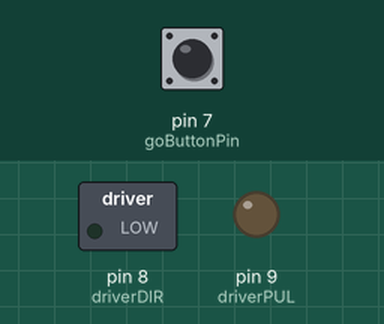
A sketch run on a simulated Arduino Uno, built with avr-gcc and run on an emulated ATmega328P. On the bench: switched loads named in the sketch (green lamp = pin HIGH), output pins drawn as LEDs (lit = HIGH). The inputs (shaded band) are chosen by the test bench; at power-on: pin 7 (goButtonPin) LOW.

Above: at 1.2 s.
1.3 s: pin 7 (goButtonPin) pulled HIGH for 0.15 s
At 1.8 s:
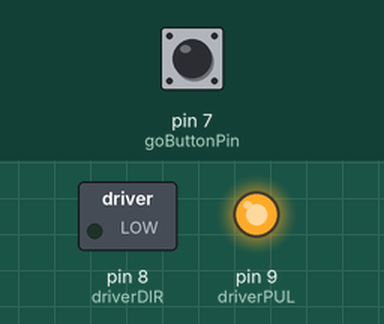
4.3 s: pin 7 (goButtonPin) pulled HIGH for 1 s
At 5.1 s:
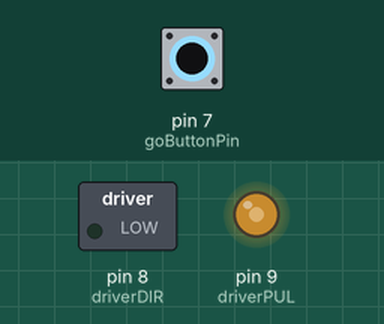
Timing chart, 0 to 7.3 s (numbered marks = the images above; inputs shaded):
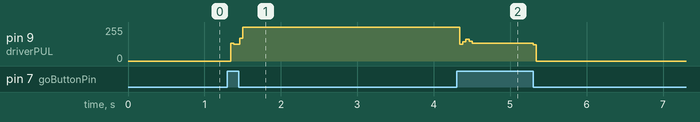

The sketch:

cart_acceleration_test.ino
```cpp
/**
 * Script to send acceleration signal to cart.
 * Calculates cart acceleration from sin curve.
 * Converts cart acceleration to angular acceleration of stepper motor.
 * Continously integrates angular acceleration to find instantaneous angular velocity.
 * Finds stepper timings from angular velocity.
 *
 * @author Will Martin
 */

 // stepper pins
#define driverPUL 9 // pulse pin
#define driverDIR 8 // direction pin

// switch pins
#define goButtonPin 7

// switch state
int goButtonState = 0;

// steps per revolution
// 1.8 deg per step = 200 steps per revolution
const double motorStepsPerRev = 200;
const double micoStepSetting = 2;
const double stepsPerRev = motorStepsPerRev * micoStepSetting;
const double pulleyDiameter = .025;

// pendulum system state values
double xDDot = 0.0;

// stepper motor state values
double angularVel = 0.0;
double prevAngularVel = 0.0;
double angularAccel = 0.0;

// stepper motor delay time
double secPerStep = 0.0;

// timings
unsigned long motorUpdateTime = micros();
unsigned long sinSignalUpdateTime = micros();
unsigned long integrationTime = micros();

// input acceleration signal parameters
const double sinSignalUpdateFrequency = 1000; // Hz
const double sinAmplitude = 0.5;
const double sinFrequency = 5;

// stepper pulse
bool highlow = true;

// stepper direction
bool cw = true;

void setup() {
  Serial.begin(9600);

  // setup stepper
  pinMode (driverPUL, OUTPUT);
  pinMode (driverDIR, OUTPUT);
  digitalWrite(driverDIR, LOW); // LOW=CW

  // setup switch
  pinMode(goButtonPin, INPUT);
}

void loop() {
  // get switch state
  goButtonState = digitalRead(goButtonPin);

  if (goButtonState==HIGH) {

    // drive motor
    if (microsecondsToSeconds((double) (micros()-motorUpdateTime)) >= secPerStep) {
      motorUpdateTime = micros();

      if (highlow) {
          digitalWrite(driverPUL, HIGH);
          highlow = false;
      } else {
          digitalWrite(driverPUL, LOW);
          highlow = true;
      }

    }

    // calculate time delays for stepper motor
    if (microsecondsToSeconds((double) (micros()-sinSignalUpdateTime)) >= (1/sinSignalUpdateFrequency)) {
      sinSignalUpdateTime = micros();

      // acceleration of cart based on sin wave
      xDDot = sinAmplitude * sin(sinFrequency * microsecondsToSeconds((double) micros()));

      // angular acceleration of stepper motor
      angularAccel = xDDot / (pulleyDiameter/2);

      // continously integrate angular acceleration to get angular velocity
      prevAngularVel = angularVel;
      angularVel += angularAccel*(microsecondsToSeconds((double) (micros()-integrationTime)));
      integrationTime = micros();

      // convert angular velocity to delay time between steps
      secPerStep = 1/(2*abs(angularVel)*(stepsPerRev/(2*PI)));

      // switch direction or rotation if velocity changes sign
      if ((prevAngularVel*angularVel) < 0) {
        if (cw) {
            digitalWrite(driverDIR, HIGH);
            cw = false;
        } else {
            digitalWrite(driverDIR, LOW);
            cw = true;
        }
      }

    }

  } else {
    // velocity of motor returns to zero
    angularVel = 0.0;
  }
}

/**
 * Convert seconds to microseconds
 */
double secondsToMicroseconds (double seconds) {
  return seconds * 1000000;
}

/**
 * Convert microseconds to seconds
 */
double microsecondsToSeconds(double microseconds) {
  return microseconds / 1000000;
}
```

Measured:
- after the input at 1.3 s, pin 9 (driverPUL): 0/255 → 126/255 at once, → 255/255 0.12 s later
- after the input at 4.3 s, pin 9 (driverPUL): 255/255 → 132/255 at once, → 0/255 0.96 s later
